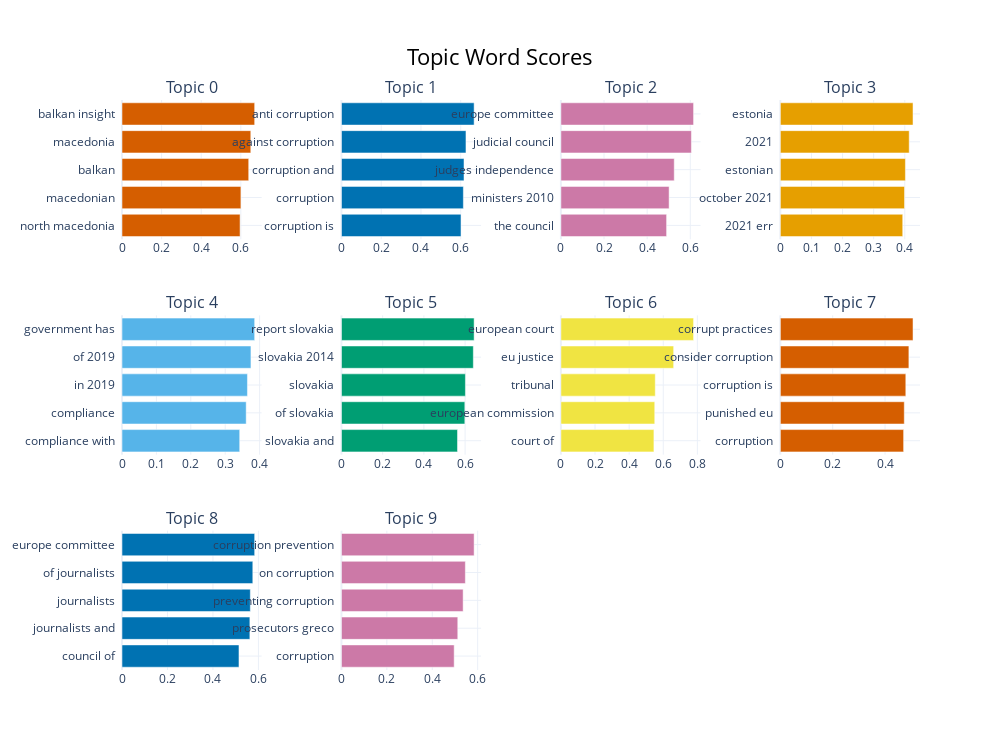

Write notebook code for a chart like this one.
### Code cell
# visualize topic words/n_grams
fig = topic_model.visualize_barchart(top_n_topics=10)
fig.show()

### Figure 1 — Plotly figure (JSON) as saved in the notebook; plotly's stock layout.template omitted (floating-point values rounded to 4 significant figures)
{"data": [{"marker": {"color": "#D55E00"}, "orientation": "h", "type": "bar", "x": [0.5962, 0.6005, 0.6399, 0.6503, 0.6699], "xaxis": "x", "y": ["north macedonia  ", "macedonian  ", "balkan  ", "macedonia  ", "balkan insight  "], "yaxis": "y"}, {"marker": {"color": "#0072B2"}, "orientation": "h", "type": "bar", "x": [0.6015, 0.6134, 0.6166, 0.6264, 0.6674], "xaxis": "x2", "y": ["corruption is  ", "corruption  ", "corruption and  ", "against corruption  ", "anti corruption  "], "yaxis": "y2"}, {"marker": {"color": "#CC79A7"}, "orientation": "h", "type": "bar", "x": [0.4902, 0.5018, 0.5256, 0.6053, 0.6153], "xaxis": "x3", "y": ["the council  ", "ministers 2010  ", "judges independence  ", "judicial council  ", "europe committee  "], "yaxis": "y3"}, {"marker": {"color": "#E69F00"}, "orientation": "h", "type": "bar", "x": [0.3935, 0.3993, 0.4021, 0.4143, 0.4266], "xaxis": "x4", "y": ["2021 err  ", "october 2021  ", "estonian  ", "2021  ", "estonia  "], "yaxis": "y4"}, {"marker": {"color": "#56B4E9"}, "orientation": "h", "type": "bar", "x": [0.3421, 0.361, 0.3646, 0.3748, 0.3856], "xaxis": "x5", "y": ["compliance with  ", "compliance  ", "in 2019  ", "of 2019  ", "government has  "], "yaxis": "y5"}, {"marker": {"color": "#009E73"}, "orientation": "h", "type": "bar", "x": [0.5632, 0.5987, 0.6015, 0.6399, 0.6437], "xaxis": "x6", "y": ["slovakia and  ", "of slovakia  ", "slovakia  ", "slovakia 2014  ", "report slovakia  "], "yaxis": "y6"}, {"marker": {"color": "#F0E442"}, "orientation": "h", "type": "bar", "x": [0.5453, 0.5502, 0.5533, 0.661, 0.7777], "xaxis": "x7", "y": ["court of  ", "european commission  ", "tribunal  ", "eu justice  ", "european court  "], "yaxis": "y7"}, {"marker": {"color": "#D55E00"}, "orientation": "h", "type": "bar", "x": [0.4709, 0.4734, 0.4793, 0.491, 0.5068], "xaxis": "x8", "y": ["corruption  ", "punished eu  ", "corruption is  ", "consider corruption  ", "corrupt practices  "], "yaxis": "y8"}, {"marker": {"color": "#0072B2"}, "orientation": "h", "type": "bar", "x": [0.5145, 0.5624, 0.5644, 0.5753, 0.5835], "xaxis": "x9", "y": ["council of  ", "journalists and  ", "journalists  ", "of journalists  ", "europe committee  "], "yaxis": "y9"}, {"marker": {"color": "#CC79A7"}, "orientation": "h", "type": "bar", "x": [0.4965, 0.5124, 0.536, 0.5458, 0.5844], "xaxis": "x10", "y": ["corruption  ", "prosecutors greco  ", "preventing corruption  ", "on corruption  ", "corruption prevention  "], "yaxis": "y10"}], "layout": {"annotations": [{"font": {"size": 16}, "showarrow": false, "text": "Topic 0", "x": 0.0875, "xanchor": "center", "xref": "paper", "y": 1, "yanchor": "bottom", "yref": "paper"}, {"font": {"size": 16}, "showarrow": false, "text": "Topic 1", "x": 0.3625, "xanchor": "center", "xref": "paper", "y": 1, "yanchor": "bottom", "yref": "paper"}, {"font": {"size": 16}, "showarrow": false, "text": "Topic 2", "x": 0.6375, "xanchor": "center", "xref": "paper", "y": 1, "yanchor": "bottom", "yref": "paper"}, {"font": {"size": 16}, "showarrow": false, "text": "Topic 3", "x": 0.9125, "xanchor": "center", "xref": "paper", "y": 1, "yanchor": "bottom", "yref": "paper"}, {"font": {"size": 16}, "showarrow": false, "text": "Topic 4", "x": 0.0875, "xanchor": "center", "xref": "paper", "y": 0.6222, "yanchor": "bottom", "yref": "paper"}, {"font": {"size": 16}, "showarrow": false, "text": "Topic 5", "x": 0.3625, "xanchor": "center", "xref": "paper", "y": 0.6222, "yanchor": "bottom", "yref": "paper"}, {"font": {"size": 16}, "showarrow": false, "text": "Topic 6", "x": 0.6375, "xanchor": "center", "xref": "paper", "y": 0.6222, "yanchor": "bottom", "yref": "paper"}, {"font": {"size": 16}, "showarrow": false, "text": "Topic 7", "x": 0.9125, "xanchor": "center", "xref": "paper", "y": 0.6222, "yanchor": "bottom", "yref": "paper"}, {"font": {"size": 16}, "showarrow": false, "text": "Topic 8", "x": 0.0875, "xanchor": "center", "xref": "paper", "y": 0.2444, "yanchor": "bottom", "yref": "paper"}, {"font": {"size": 16}, "showarrow": false, "text": "Topic 9", "x": 0.3625, "xanchor": "center", "xref": "paper", "y": 0.2444, "yanchor": "bottom", "yref": "paper"}], "height": 750, "hoverlabel": {"bgcolor": "white", "font": {"family": "Rockwell", "size": 16}}, "showlegend": false, "title": {"font": {"color": "Black", "size": 22}, "text": "Topic Word Scores", "x": 0.5, "xanchor": "center", "yanchor": "top"}, "width": 1000, "xaxis": {"anchor": "y", "autorange": true, "domain": [0, 0.175], "range": [0, 0.7052], "showgrid": true, "type": "linear"}, "xaxis10": {"anchor": "y10", "autorange": true, "domain": [0.275, 0.45], "range": [0, 0.6151], "showgrid": true, "type": "linear"}, "xaxis11": {"anchor": "y11", "domain": [0.55, 0.725], "showgrid": true}, "xaxis12": {"anchor": "y12", "domain": [0.825, 1], "showgrid": true}, "xaxis2": {"anchor": "y2", "autorange": true, "domain": [0.275, 0.45], "range": [0, 0.7026], "showgrid": true, "type": "linear"}, "xaxis3": {"anchor": "y3", "autorange": true, "domain": [0.55, 0.725], "range": [0, 0.6477], "showgrid": true, "type": "linear"}, "xaxis4": {"anchor": "y4", "autorange": true, "domain": [0.825, 1], "range": [0, 0.449], "showgrid": true, "type": "linear"}, "xaxis5": {"anchor": "y5", "autorange": true, "domain": [0, 0.175], "range": [0, 0.4059], "showgrid": true, "type": "linear"}, "xaxis6": {"anchor": "y6", "autorange": true, "domain": [0.275, 0.45], "range": [0, 0.6776], "showgrid": true, "type": "linear"}, "xaxis7": {"anchor": "y7", "autorange": true, "domain": [0.55, 0.725], "range": [0, 0.8187], "showgrid": true, "type": "linear"}, "xaxis8": {"anchor": "y8", "autorange": true, "domain": [0.825, 1], "range": [0, 0.5335], "showgrid": true, "type": "linear"}, "xaxis9": {"anchor": "y9", "autorange": true, "domain": [0, 0.175], "range": [0, 0.6142], "showgrid": true, "type": "linear"}, "yaxis": {"anchor": "x", "autorange": true, "domain": [0.7556, 1], "range": [-0.5, 4.5], "showgrid": true, "type": "category"}, "yaxis10": {"anchor": "x10", "autorange": true, "domain": [0, 0.2444], "range": [-0.5, 4.5], "showgrid": true, "type": "category"}, "yaxis11": {"anchor": "x11", "domain": [0, 0.2444], "showgrid": true}, "yaxis12": {"anchor": "x12", "domain": [0, 0.2444], "showgrid": true}, "yaxis2": {"anchor": "x2", "autorange": true, "domain": [0.7556, 1], "range": [-0.5, 4.5], "showgrid": true, "type": "category"}, "yaxis3": {"anchor": "x3", "autorange": true, "domain": [0.7556, 1], "range": [-0.5, 4.5], "showgrid": true, "type": "category"}, "yaxis4": {"anchor": "x4", "autorange": true, "domain": [0.7556, 1], "range": [-0.5, 4.5], "showgrid": true, "type": "category"}, "yaxis5": {"anchor": "x5", "autorange": true, "domain": [0.3778, 0.6222], "range": [-0.5, 4.5], "showgrid": true, "type": "category"}, "yaxis6": {"anchor": "x6", "autorange": true, "domain": [0.3778, 0.6222], "range": [-0.5, 4.5], "showgrid": true, "type": "category"}, "yaxis7": {"anchor": "x7", "autorange": true, "domain": [0.3778, 0.6222], "range": [-0.5, 4.5], "showgrid": true, "type": "category"}, "yaxis8": {"anchor": "x8", "autorange": true, "domain": [0.3778, 0.6222], "range": [-0.5, 4.5], "showgrid": true, "type": "category"}, "yaxis9": {"anchor": "x9", "autorange": true, "domain": [0, 0.2444], "range": [-0.5, 4.5], "showgrid": true, "type": "category"}}}
